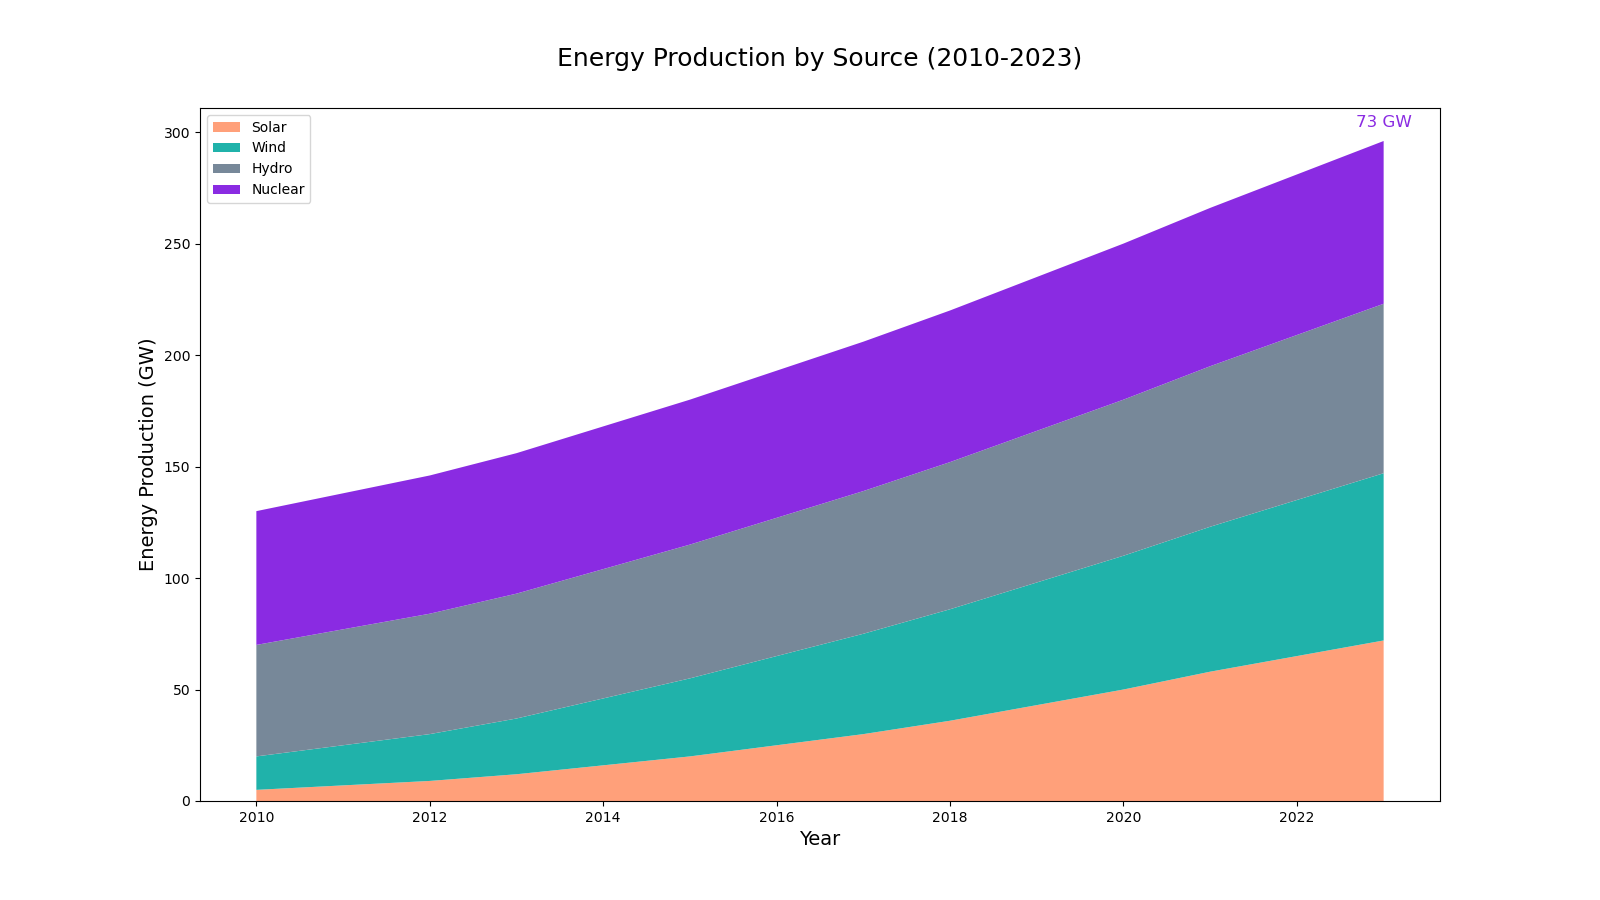

Reproduce this figure in Python.

import matplotlib.pyplot as plt

# Data for each year
years = list(range(2010, 2024))
solar = [5, 7, 9, 12, 16, 20, 25, 30, 36, 43, 50, 58, 65, 72]
wind = [15, 18, 21, 25, 30, 35, 40, 45, 50, 55, 60, 65, 70, 75]
hydro = [50, 52, 54, 56, 58, 60, 62, 64, 66, 68, 70, 72, 74, 76]
nuclear = [60, 61, 62, 63, 64, 65, 66, 67, 68, 69, 70, 71, 72, 73]

plt.figure(figsize=(16, 9))
plt.stackplot(years, solar, wind, hydro, nuclear, colors=['#FFA07A', '#20B2AA', '#778899', '#8A2BE2'])

plt.title('Energy Production by Source (2010-2023)', fontsize=18, pad=30)
plt.xlabel('Year', fontsize=14)
plt.ylabel('Energy Production (GW)', fontsize=14)

plt.legend(['Solar', 'Wind', 'Hydro', 'Nuclear'], loc='upper left')

plt.annotate(f'{nuclear[-1]} GW', 
             (years[-1], sum([solar[-1], wind[-1], hydro[-1], nuclear[-1]])), 
             textcoords="offset points", 
             xytext=(0, 10), 
             ha='center', 
             fontsize=12, 
             color='#8A2BE2')

plt.show()
